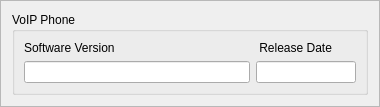
                  <widget class="QFrame" name="frame_33">
                   <property name="minimumSize">
                    <size>
                     <width>380</width>
                     <height>0</height>
                    </size>
                   </property>
                   <property name="frameShape">
                    <enum>QFrame::StyledPanel</enum>
                   </property>
                   <property name="frameShadow">
                    <enum>QFrame::Raised</enum>
                   </property>
                   <layout class="QVBoxLayout" name="verticalLayout_15">
                    <item>
                     <widget class="QGroupBox" name="CSC_gb_30">
                      <property name="minimumSize">
                       <size>
                        <width>350</width>
                        <height>0</height>
                       </size>
                      </property>
                      <property name="font">
                       <font>
                        <italic>false</italic>
                        <underline>false</underline>
                       </font>
                      </property>
                      <property name="autoFillBackground">
                       <bool>true</bool>
                      </property>
                      <property name="title">
                       <string>VoIP Phone</string>
                      </property>
                      <property name="flat">
                       <bool>false</bool>
                      </property>
                      <property name="checkable">
                       <bool>false</bool>
                      </property>
                      <layout class="QGridLayout" name="gridLayout_43">
                       <item row="0" column="0">
                        <layout class="QHBoxLayout" name="horizontalLayout_55">
                         <item>
                          <layout class="QVBoxLayout" name="verticalLayout_57">
                           <item>
                            <widget class="QLabel" name="label_77">
                             <property name="text">
                              <string>Software Version</string>
                             </property>
                            </widget>
                           </item>
                           <item>
                            <widget class="QLineEdit" name="CSVP_V_LE_2">
                             <property name="minimumSize">
                              <size>
                               <width>210</width>
                               <height>0</height>
                              </size>
                             </property>
                             <property name="maximumSize">
                              <size>
                               <width>350</width>
                               <height>16777215</height>
                              </size>
                             </property>
                            </widget>
                           </item>
                          </layout>
                         </item>
                         <item>
                          <layout class="QVBoxLayout" name="verticalLayout_58">
                           <item>
                            <widget class="QLabel" name="label_79">
                             <property name="text">
                              <string> Release Date</string>
                             </property>
                            </widget>
                           </item>
                           <item>
                            <widget class="QLineEdit" name="CSVP_D_LE_2">
                             <property name="minimumSize">
                              <size>
                               <width>50</width>
                               <height>0</height>
                              </size>
                             </property>
                             <property name="maximumSize">
                              <size>
                               <width>100</width>
                               <height>16777215</height>
                              </size>
                             </property>
                            </widget>
                           </item>
                          </layout>
                         </item>
                        </layout>
                       </item>
                      </layout>
                     </widget>
                    </item>
                   </layout>
                  </widget>
